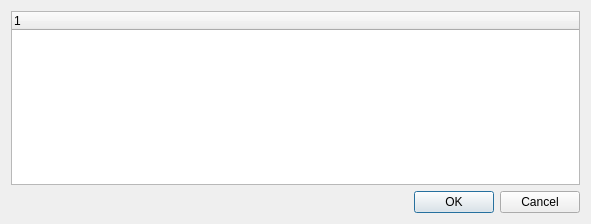
<?xml version="1.0" encoding="UTF-8"?>
<ui version="4.0">
 <class>ListDialog</class>
 <widget class="QDialog" name="ListDialog">
  <property name="geometry">
   <rect>
    <x>0</x>
    <y>0</y>
    <width>591</width>
    <height>224</height>
   </rect>
  </property>
  <property name="windowTitle">
   <string>Select your VM</string>
  </property>
  <layout class="QGridLayout" name="gridLayout">
   <item row="2" column="0">
    <widget class="QDialogButtonBox" name="buttonBox">
     <property name="layoutDirection">
      <enum>Qt::LeftToRight</enum>
     </property>
     <property name="orientation">
      <enum>Qt::Horizontal</enum>
     </property>
     <property name="standardButtons">
      <set>QDialogButtonBox::Cancel|QDialogButtonBox::Ok</set>
     </property>
     <property name="centerButtons">
      <bool>false</bool>
     </property>
    </widget>
   </item>
   <item row="1" column="0">
    <widget class="QTreeWidget" name="VMList">
     <property name="frameShadow">
      <enum>QFrame::Sunken</enum>
     </property>
     <column>
      <property name="text">
       <string notr="true">1</string>
      </property>
     </column>
    </widget>
   </item>
  </layout>
 </widget>
 <resources/>
 <connections>
  <connection>
   <sender>buttonBox</sender>
   <signal>rejected()</signal>
   <receiver>ListDialog</receiver>
   <slot>reject()</slot>
   <hints>
    <hint type="sourcelabel">
     <x>316</x>
     <y>260</y>
    </hint>
    <hint type="destinationlabel">
     <x>286</x>
     <y>274</y>
    </hint>
   </hints>
  </connection>
  <connection>
   <sender>buttonBox</sender>
   <signal>accepted()</signal>
   <receiver>ListDialog</receiver>
   <slot>accept()</slot>
   <hints>
    <hint type="sourcelabel">
     <x>248</x>
     <y>254</y>
    </hint>
    <hint type="destinationlabel">
     <x>157</x>
     <y>274</y>
    </hint>
   </hints>
  </connection>
 </connections>
</ui>
